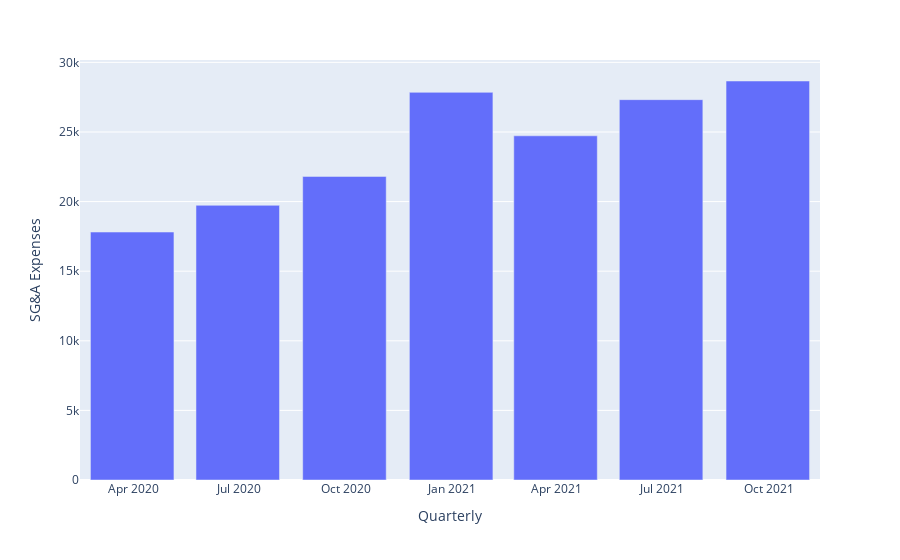

The notebook cell saved with this chart:
### Code cell
import plotly.express as px
fig = px.bar(curr_df, x='Quarterly', y='\xa0SG&A Expenses')
fig.show()

### Figure 1 — Plotly figure (JSON) as saved in the notebook; plotly's stock layout.template omitted (floating-point values rounded to 4 significant figures)
{"data": [{"alignmentgroup": "True", "hovertemplate": "Quarterly=%{x}<br> SG&A Expenses=%{y}<extra></extra>", "legendgroup": "", "marker": {"color": "#636efa", "pattern": {"shape": ""}}, "name": "", "offsetgroup": "", "orientation": "v", "showlegend": false, "textposition": "auto", "type": "bar", "x": ["2021-09-30T00:00:00", "2021-06-30T00:00:00", "2021-03-31T00:00:00", "2020-12-31T00:00:00", "2020-09-30T00:00:00", "2020-06-30T00:00:00", "2020-03-31T00:00:00"], "xaxis": "x", "y": [28661, 27320, 24724, 27844, 21807, 19731, 17811], "yaxis": "y"}], "layout": {"autosize": true, "barmode": "relative", "legend": {"tracegroupgap": 0}, "margin": {"t": 60}, "xaxis": {"anchor": "y", "autorange": true, "domain": [0, 1], "range": ["2020-02-15", "2021-11-14"], "title": {"text": "Quarterly"}, "type": "date"}, "yaxis": {"anchor": "x", "autorange": true, "domain": [0, 1], "range": [0, 30170.0], "title": {"text": " SG&A Expenses"}, "type": "linear"}}}
